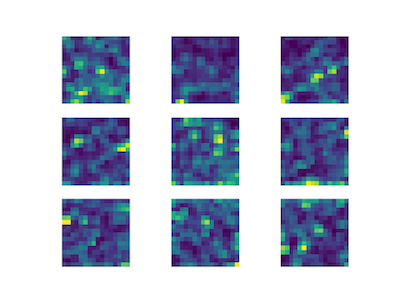

Write the Python code that produced this figure.
import cv2
import numpy as np
import matplotlib.pyplot as plt

# Read image
img = cv2.imread("imori.jpg").astype(np.float32)
H, W, C = img.shape

# Grayscale
gray = 0.2126 * img[..., 2] + 0.7152 * img[..., 1] + 0.0722 * img[..., 0]

# Magnitude and gradient
gray = np.pad(gray, (1, 1), 'edge')

gx = gray[1:H+1, 2:] - gray[1:H+1, :W]
gy = gray[2:, 1:W+1] - gray[:H, 1:W+1]
gx[gx == 0] = 0.000001

mag = np.sqrt(gx ** 2 + gy ** 2)
gra = np.arctan(gy / gx)
gra[gra<0] = np.pi / 2 + gra[gra < 0] + np.pi / 2

# Gradient histogram
gra_n = np.zeros_like(gra, dtype=np.int)

d = np.pi / 9
for i in range(9):
    gra_n[np.where((gra >= d * i) & (gra <= d * (i+1)))] = i

    
N = 8
HH = H // N
HW = W // N
Hist = np.zeros((HH, HW, 9), dtype=np.float32)
for y in range(HH):
    for x in range(HW):
        for j in range(N):
            for i in range(N):
                Hist[y, x, gra_n[y*4+j, x*4+i]] += mag[y*4+j, x*4+i]
                
## Normalization
C = 3
eps = 1
for y in range(HH):
    for x in range(HW):
        #for i in range(9):
        Hist[y, x] /= np.sqrt(np.sum(Hist[max(y-1,0):min(y+2, HH), max(x-1,0):min(x+2, HW)] ** 2) + eps)

for i in range(9):
    plt.subplot(3,3,i+1)
    plt.imshow(Hist[..., i])
    plt.axis('off')
    plt.xticks(color="None")
    plt.yticks(color="None")
plt.savefig("out.png")
plt.show()

        
